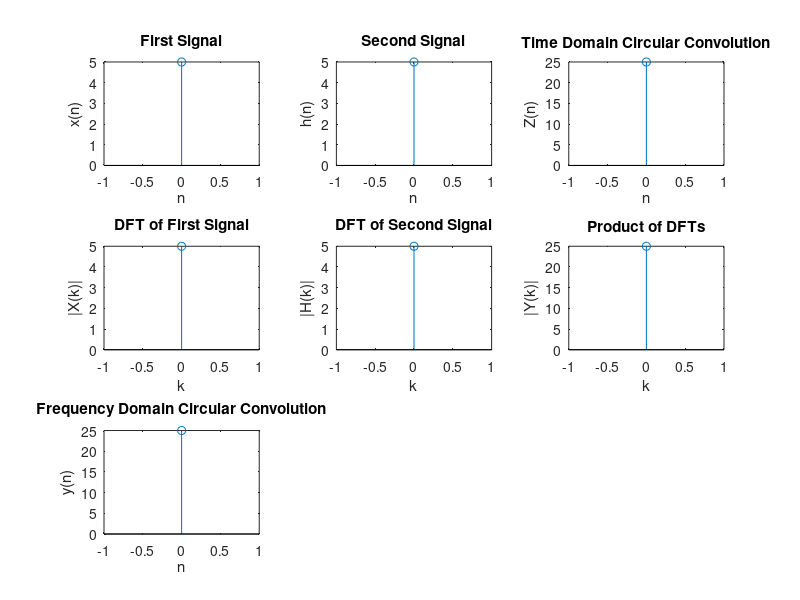

The MATLAB script that drew this image:
% Circular Convolution using both Time and Frequency Domain methods

% Input sequences
x = input('\nEnter the first sequence: ');
h = input('Enter the second sequence: ');

% Get lengths of input sequences
lx = length(x);
lh = length(h);

% Determine the maximum length for circular convolution
N = max(lx, lh);

% Time Domain Circular Convolution
x1 = [x, zeros(1, N-lx)];  % Zero-pad x if necessary
h1 = [h, zeros(1, N-lh)];  % Zero-pad h if necessary
Z = zeros(1, N);  % Initialize output

for m = 1:N
    for n = 1:N
        i = mod(m-n, N) + 1;  % Circular index
        Z(m) = Z(m) + x1(n) * h1(i);
    end
end

% Frequency Domain Circular Convolution
X = fft(x, N);  % DFT of x
H = fft(h, N);  % DFT of h
Y = X .* H;     % Element-wise multiplication in frequency domain
y = ifft(Y);    % IDFT to get the result

% Plotting
figure;

% Plot input sequences
subplot(3, 3, 1);
stem(0:lx-1, x);
xlabel('n'); ylabel('x(n)'); title('First Signal');

subplot(3, 3, 2);
stem(0:lh-1, h);
xlabel('n'); ylabel('h(n)'); title('Second Signal');

% Plot Time Domain result
subplot(3, 3, 3);
stem(0:N-1, Z);
xlabel('n'); ylabel('Z(n)'); title('Time Domain Circular Convolution');

% Plot Frequency Domain steps
subplot(3, 3, 4);
stem(0:N-1, abs(X));
xlabel('k'); ylabel('|X(k)|'); title('DFT of First Signal');

subplot(3, 3, 5);
stem(0:N-1, abs(H));
xlabel('k'); ylabel('|H(k)|'); title('DFT of Second Signal');

subplot(3, 3, 6);
stem(0:N-1, abs(Y));
xlabel('k'); ylabel('|Y(k)|'); title('Product of DFTs');

% Plot Frequency Domain result
subplot(3, 3, 7);
stem(0:N-1, real(y));
xlabel('n'); ylabel('y(n)'); title('Frequency Domain Circular Convolution');

% Display numerical results
disp('Time Domain Result:');
disp(Z);
disp('Frequency Domain Result:');
disp(real(y));
disp('Maximum Difference:');
disp(max(abs(Z - real(y))));